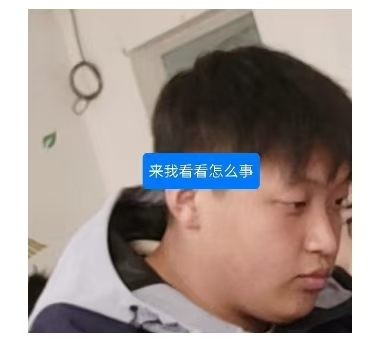
#> input picture 数据分析/1.jpg, 371 x 353 px
$ python demo2.py
#> lines starting #> are read from the running program, lines starting #| are printed output that depends on the picture
import numpy as np
import matplotlib.pyplot as plt
import matplotlib

# matplotlib.use("TkAgg")

res = plt.imread("./1.jpg")
#> res is the input picture: shape (353, 371, 3); mean R, G, B 164.1, 152.6, 148
# print(res.shape)
# print(res)
# res = res[::-1,::-1]
res =res[170:320,250:350]
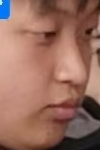
#> res: shape (150, 100, 3); mean R, G, B 151.9, 108.9, 94.8
res = np.concatenate((res,res),axis=0) #级联(列)
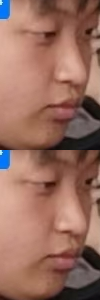
#> res: shape (300, 100, 3); mean R, G, B 151.9, 108.9, 94.8

res2 = res[:,::-1]
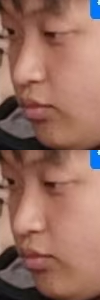
#> res2: shape (300, 100, 3); mean R, G, B 151.9, 108.9, 94.8
plt.imshow(np.concatenate((res,res2),axis=1)) #级联（行)
plt.show()
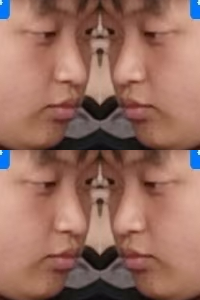
#> shown: shape (300, 200, 3); mean R, G, B 151.9, 108.9, 94.8
# plt.savefig("./1.svg")
